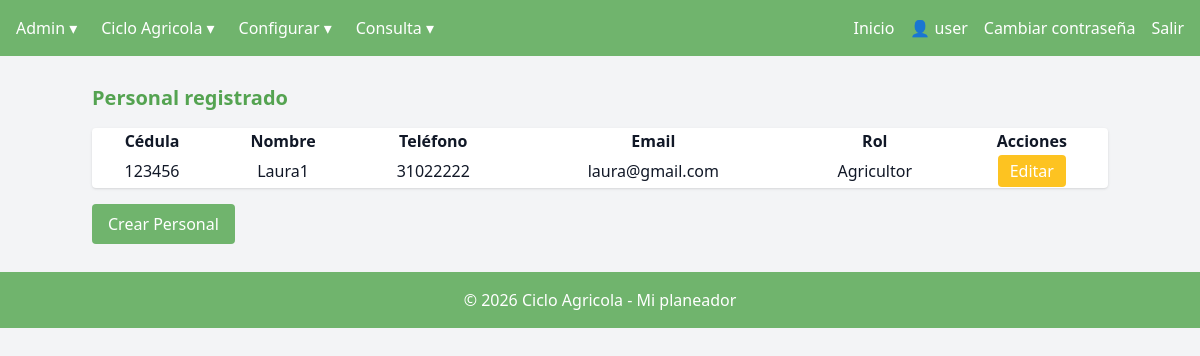
Screenshot of /crear_personal/ (signed in) with the database file from the repository.
### managecultivo/models.py (models this page shows, shortened)
class Personal(models.Model):
    id_cedula = models.CharField(max_length=20, primary_key=True)
    nombre = models.CharField(max_length=100)
    telefono = models.CharField(max_length=20, blank=True, null=True)
    email = models.EmailField(blank=True, null=True)
    ROLES = [
        ("Agricultor", "Agricultor"),
        ("Fumigador", "Fumigador"),
        ("Recolector", "Recolector"),
        ("Varios", "Varios"),
    ]
    rol = models.CharField(max_length=20, choices=ROLES, default="Varios")

### managecultivo/views/v_personal.py (the view, shortened to what this page needs)
# urls.py: path("crear_personal/", views.crear_personal, name="crear_personal"),
@login_required
def crear_personal(request):
    personas = Personal.objects.all()
    return render(request, "crear_personal.html", {"personas": personas})

### managecultivo/templatetags/grupos.py (called while the page is built)
@register.filter(name='has_group')
def has_group(user, group_name):
    return user.groups.filter(name=group_name).exists()

### managecultivo/templates/crear_personal.html (shortened to what this page needs)
{% extends "base_dashboard.html" %}
{% block dashboard_content %}
<h2 class="text-xl font-bold mb-4 text-[var(--focus)]">Personal registrado</h2>
<table class="w-full bg-white shadow rounded text-center py-1">
    <tr>
        <th class="align-middle">Cédula</th>
        <th class="align-middle">Nombre</th>
        <th class="align-middle">Teléfono</th>
        <th class="align-middle">Email</th>
        <th class="align-middle">Rol</th>
        <th class="align-middle">Acciones</th>
    </tr>
    {% for persona in personas %}
    <tr class="my-1">
        <td class="align-middle">{{ persona.id_cedula }}</td>
        <td class="align-middle">{{ persona.nombre }}</td>
        <td class="align-middle">{{ persona.telefono }}</td>
        <td class="align-middle">{{ persona.email }}</td>
        <td class="align-middle">{{ persona.rol }}</td>
        <td class="align-middle">
            <button type="button"
                    onclick="document.getElementById('modalEditar{{ persona.pk }}').classList.remove('hidden')"
                    class="bg-[var(--edit)] hover:bg-[var(--editFocus)] text-[var(--secondary)] px-3 py-1 rounded">
                Editar
            </button>
        </td>
    </tr>
    {% endfor %}
</table>
<div class="mt-4">
    <button type="button"
            onclick="document.getElementById('modalCrear').classList.remove('hidden')"
            class="bg-[var(--primary)] hover:bg-[var(--focus)] text-[var(--secondary)] px-4 py-2 rounded">
        Crear Personal
    </button>
</div>
{% endblock %}

### managecultivo/templates/base_dashboard.html (shortened to what this page needs)
{% extends "base.html" %}
{% load grupos %}
{% load static %}
{% block navbar %}
<nav class="bg-[var(--primary)] p-4 text-[var(--secondary)] p-4 flex justify-between">
  <ul class="flex space-x-6">
    {% if user.is_authenticated %}
        {% if user|has_group:"Administrador" %}
            <li class="group relative">
                <span class="cursor-pointer">Admin ▾</span>
            </li>
            <li class="group relative">
                <span class="cursor-pointer"> Ciclo Agricola ▾</span>
            </li>
            <li class="group relative">
                <span class="cursor-pointer">Configurar ▾</span>
            </li>
            <li class="group relative">
                <span class="cursor-pointer">Consulta ▾</span>
            </li>
        {% endif %}
    {% endif %}
  </ul>
  <ul class="flex space-x-4">
    {% if user.is_authenticated %}
        <li><a href="{% url 'bienvenida' %}" class="hover:underline ">Inicio</a></li>
        <li class="text-m text-[var(--secondary)]">👤 {{ user.username }}</li>
        <li><a href="{% url 'password_change' %}" class="hover:underline">Cambiar contraseña</a></li>
        <li><a href="{% url 'logout' %}" class="hover:underline">Salir</a></li>
    {% endif %}
  </ul>
</nav>
{% endblock %}
{% block content %}
<div class="mt-6">
    {% block dashboard_content %}{% endblock %}
</div>
{% endblock %}

### managecultivo/static/css/style.css (style rules this page uses)
:root { --primary: #70b46d; --secondary: #ffffff; --focus: #54a351; --edit: #fdc321; --editFocus: #e0ac1d; --cancel: #bdb8ae; --cancelFocus: #797571; }
nav { background-color: var(--primary); color: var(--secondary); }

### rows the page displays
Personal: id_cedula "123456", nombre "Laura1", telefono "31022222", email "laura@gmail.com", rol "Agricultor"

### other values shown
{{ user.username }} "user"
